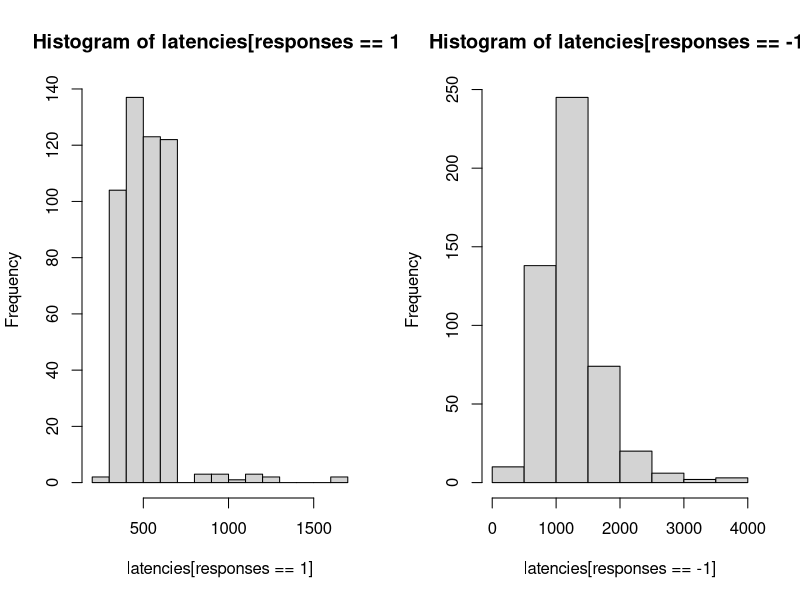

R code for this plot:
#diffusion model 
nreps <- 1000
nsamples <- 5000

drift <- 0.15
s <- 0.1
a <- 0.1
ter <- 200
dt <- 0.001
switch <- 500
new.drift <- -0.15

latencies <- rep(0,nreps) 
responses <- rep(0,nreps)
evidence <- matrix(0, nreps, nsamples+1) 

for (i in c(1:nreps)) { 
  evidence[i,1:(switch+1)] <- cumsum(c(0,rnorm(switch,drift*dt,sqrt(dt)*s)))
  evidence[i,(switch+1):nsamples] <- cumsum(c(evidence[switch+1],rnorm(nsamples-switch-1,new.drift*dt,sqrt(dt)*s)))
  p <-  which(abs(evidence[i,])>a)[1]
  responses[i] <- sign(evidence[i,p])
  latencies[i]  <- p
}
latencies <- latencies + ter

layout(m=array(1:2,dim=c(1,2)))
hist(latencies[responses==1])
hist(latencies[responses==-1])

